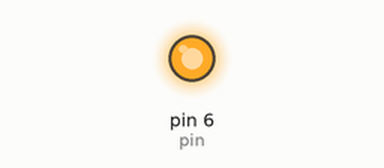
This sketch was run on a simulated Arduino Uno, built with avr-gcc and run on an emulated ATmega328P. Shown: output pins drawn as LEDs (lit = HIGH).

Above: at 0.75 s.
At 37.0 s:
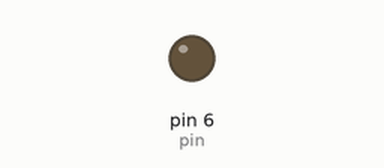
Timing chart, 0 to 49.4 s (numbered marks = the images above):
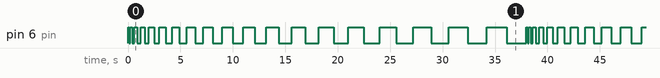

The sketch:

arduino04_incre.ino
```cpp
int pin = 6;


void setup() {
  pinMode(pin, OUTPUT);
}

void loop() {
  for(int i=0; i<2000; i+=100){
    digitalWrite(pin, HIGH);
    delay(i);
    digitalWrite(pin, LOW);
    delay(i);
  }
}
```

Measured:
- by itself, pin 6 (pin): moves between LOW and HIGH, repeating every 38.0 s
- by itself, everything shown: repeats every 38.0 s, in 38 steps
